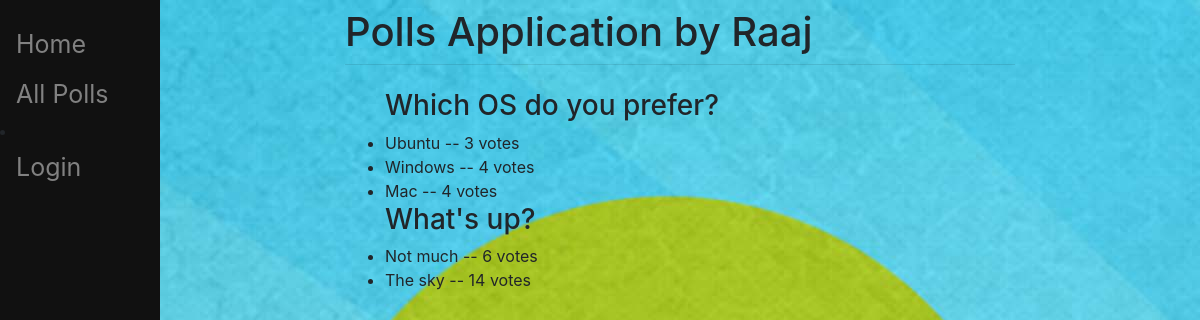
Before: /all/ with the older database file.
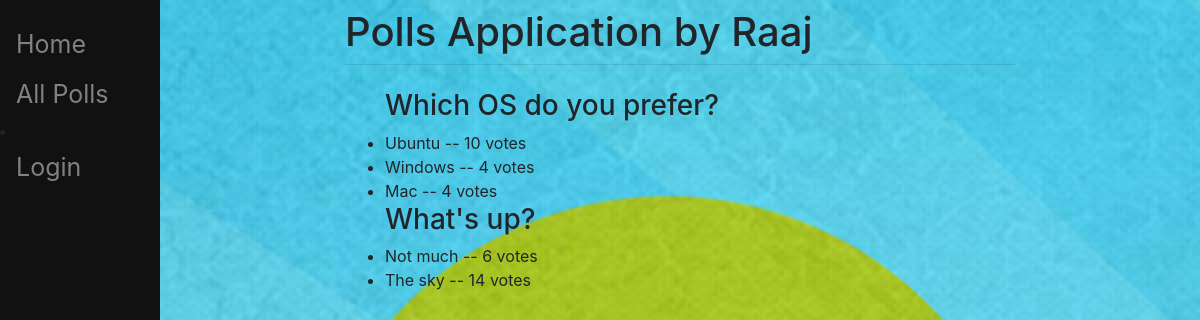
After: the same page with the newer database file.
### polls/models.py (models this page shows, shortened)
class Choice(models.Model):
    question = models.ForeignKey(Question, on_delete=models.CASCADE)
    choice_text = models.CharField(max_length=200)
    votes = models.IntegerField(default=0)

### main/views.py (the view)
# urls.py: path('all/', views.AllView.as_view(), name='all'),
class AllView(generic.ListView):
    template_name = 'main/all.html'
    context_object_name = 'latest_question_list'
    def get_queryset(self):
        return Question.objects.filter(
            pub_date__lte = timezone.now()
        ).order_by('-pub_date')

### main/templates/main/all.html (shortened to what this page needs)
{% extends "main/base.html" %}
{% load static %}
{% block content %}
<link rel="stylesheet" type="text/css" href="{% static 'polls/style.css' %}">
{% if latest_question_list %}
    <ul>
    {% for question in latest_question_list %}
        <h3>{{ question.question_text }}</a></h3>
        {% for choice in question.choice_set.all %}
            <li>{{ choice.choice_text }} -- {{ choice.votes }} vote{{ choice.votes|pluralize }}</li>
        {% endfor %}
    {% endfor %}
    </ul>
{% else %}
    <p>No polls are available.</p>
{% endif %}
{% endblock %}

Changed rows visible on the page:
changed Choice "Ubuntu": votes "3" → "10"
